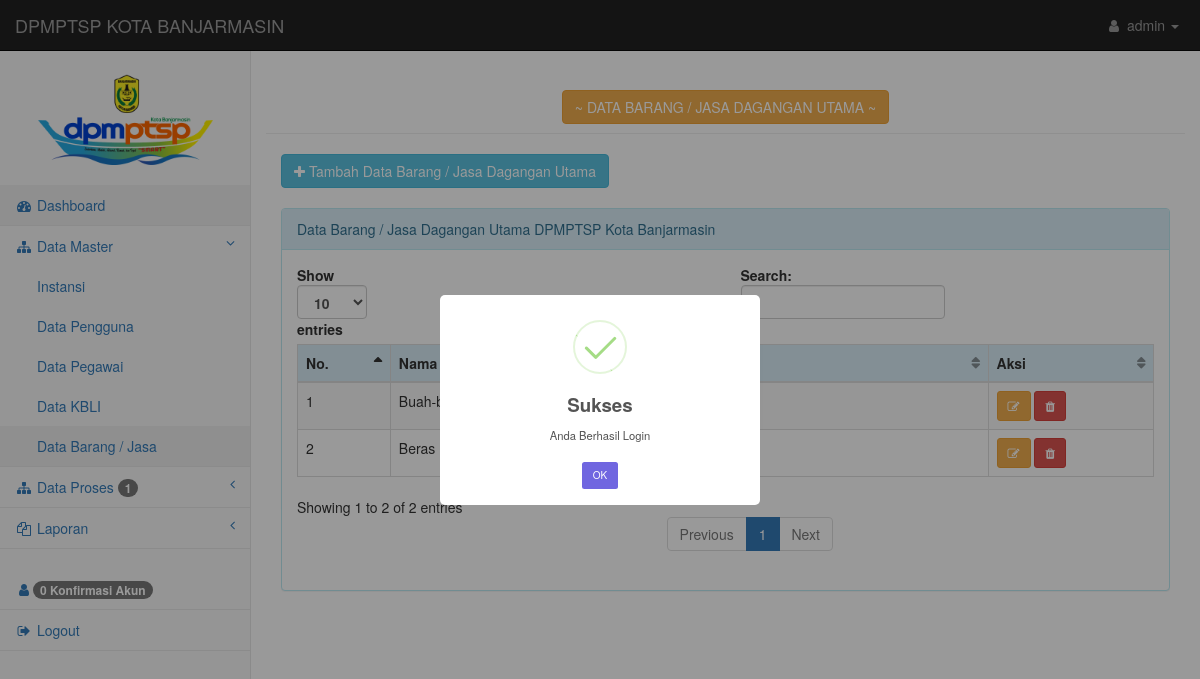
Page /admin/barang.php (signed in) on the earlier database version.
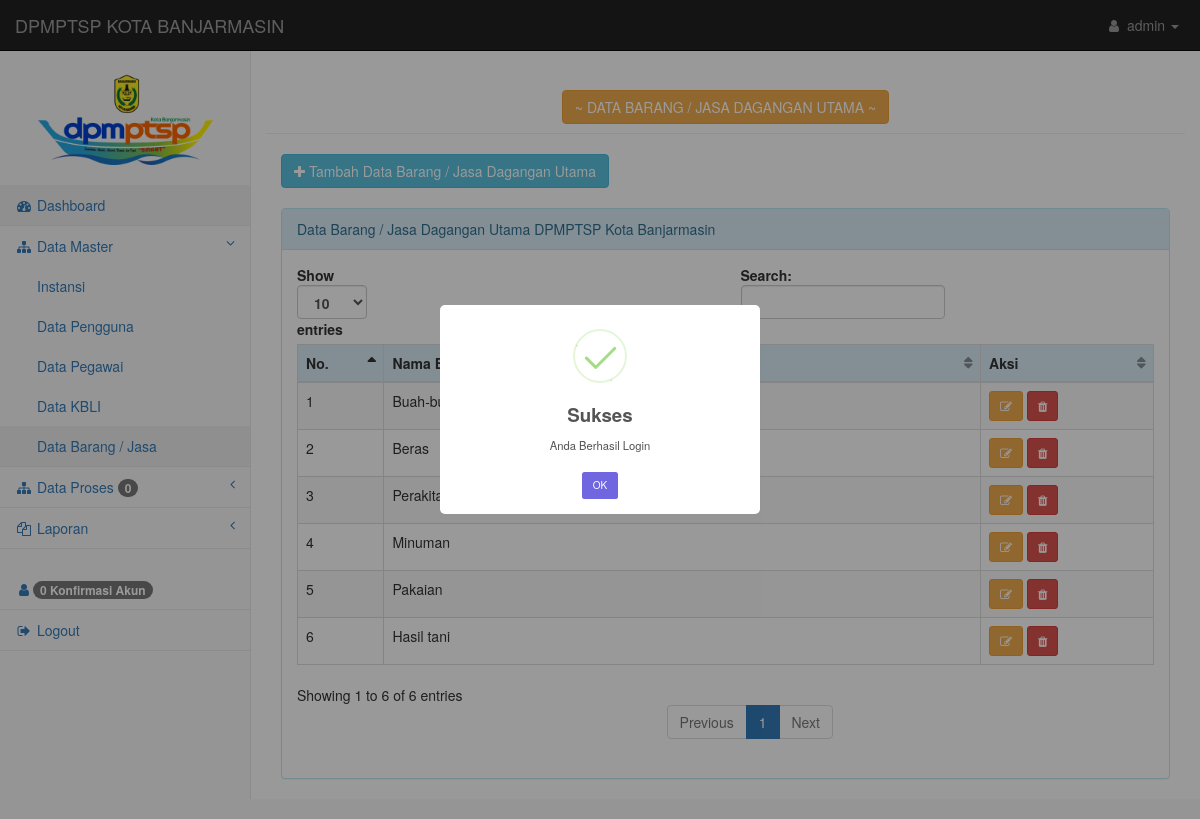
Same page on the later database version.
### tables this page shows
CREATE TABLE `tb_barang` (
  `id` int(11) NOT NULL,
  `nama_barang` varchar(225) NOT NULL
);

### admin/barang.php (the view, shortened to what this page needs)
<!DOCTYPE html>
<?php
include 'koneksi.php';
include '../template/header.php';
include '../template/sidebarmenu.php';
?>
<div id="page-wrapper">
    <div class="container-fluid">
        <div class="row">
        <div class="col-lg-12 page-header">
                <center>
                    <h1 class="btn btn-warning">~ DATA BARANG / JASA DAGANGAN UTAMA ~</h1>
                </center>
            </div>
        </div>
        <div class="d-sm-flex align-items-center justify-content-between mb-4">
            <a href="#" data-toggle="modal" data-target="#tambahuser" class="btn btn-info"> <i class="fa fa-plus"></i> Tambah Data Barang / Jasa Dagangan Utama </a>
        </div>
        <br>
        <div class="row">
            <div class="col-lg-12">
                <div class="panel panel-info">
                    <div class="panel-heading">
                        Data Barang / Jasa Dagangan Utama DPMPTSP Kota Banjarmasin
                    </div>
                    <div class="panel-body">
                        <div class="table-responsive">
                            <table class="table table-striped table-bordered table-hover" id="dataTables-example">
                                <thead class="bg-info text-white">
                                    <tr align="center">
                                    <tr>
                                        <th>No.</th>
                                        <th>Nama Barang / Jasa Dagangan Utama</th>
                                        <th>Aksi</th>
                                    </tr>
                                    </tr>
                                </thead>
                                <tbody>
                                    <?php
                                    $sql = mysqli_query($db, "SELECT * FROM tb_barang");
                                    $no = 1;
                                    while ($row = mysqli_fetch_assoc($sql)) {
                                    ?>
                                        <tr>
                                            <td> <?= $no++ ?></td>
                                            <td> <?= $row['nama_barang'] ?> </td>
                                            <td>
                                               <a title="Edit" href="" class="btn btn-warning btn-sm" data-toggle="modal" data-target="#edit<?php echo $row['id']; ?>"><i class="fa fa-edit"></i></a>
                                             <a title="Hapus" href="hapus/aksi_delete_barang.php?id=<?= $row['id'] ?>" class="btn btn-danger btn-sm delete-data btn-mat"><i class="fa fa-trash"></i></a>
                                            </td>
                                        </tr>
                                    <?php } ?>
                                </tbody>
                            </table>
                        </div>
                    </div>
                </div>
            </div>
        </div>
    </div>
</div>
</div>
<?php
include '../template/footer.php';
?>

### template/sidebarmenu.php (shortened to what this page needs)
<br>
<div class="navbar-default sidebar" role="main">
  <div class="sidebar-nav navbar-collapse">
    <ul class="nav" id="side-menu">
      <div class="input-group custom-search-form">
        <span class="input-group-btn">
          <a class="sidebar-brand d-flex align-items-center justify-content-center" href="index.php">
            <center><img src="../assets/logo/logo2.png" width="70%" alt=""></center>
          </a>
        </span>
      </div>
      <br>
      <li>
        <a href=" index.php" class="active"><i class="fa fa-dashboard fa-fw"></i> Dashboard</a>
      </li>
      <li>
        <a href="#"><i class="fa fa-sitemap fa-fw"></i> Data Master <span class="fa arrow"></span></a>
        <ul class="nav nav-second-level">
        <li>
        <a href="instansi.php"> Instansi<span></span></a>
      </li>
          <li>
            <a href="user.php"> Data Pengguna</a>
          </li>
          <li>
            <a href="datapegawai.php"> Data Pegawai</a>
          </li>
          <li>
            <a href="kbli.php"> Data KBLI</a>
          </li>
          <li>
            <a href="barang.php"> Data Barang / Jasa</a>
          </li>
        </ul>
      </li>
      <li>
        <a href="#"><i class="fa fa-sitemap fa-fw"></i> Data Proses <span class="fa arrow"></span><span class="badge bg-success"><?php echo $row1['total'] ?></a>
      </li>
      <li>
        <a href="#"><i class="fa fa-files-o fa-fw"></i> Laporan<span class="fa arrow"></span></a>
      </li>
      <br>
      <li>
        <a href="admin_status.php"><i class="fa fa-user fa-fw"></i><span class="badge bg-success"> <?php echo $row['total'] ?> Konfirmasi Akun</a>
      </li>
      <li>
        <a class="dropdown-item" href="#" data-toggle="modal" data-target="#logoutModal">
          <i class="fa fa-sign-out fa-fw"></i>
          Logout
        </a>
      </li>
    </ul>
  </div>
</div>
</nav>

Differences in the rows shown:
added tb_barang: nama_barang "Perakitan"
added tb_barang: nama_barang "Minuman"
added tb_barang: nama_barang "Pakaian"
added tb_barang: nama_barang "Hasil tani"
Other differences:
$row1['total']: "1" → "0"
text written by a page script: "Show entries Search: Showing 1 to 2 of 2 entries Previous 1 Next" → "Show entries Search: Showing 1 to 6 of 6 entries Previous 1 Next"
